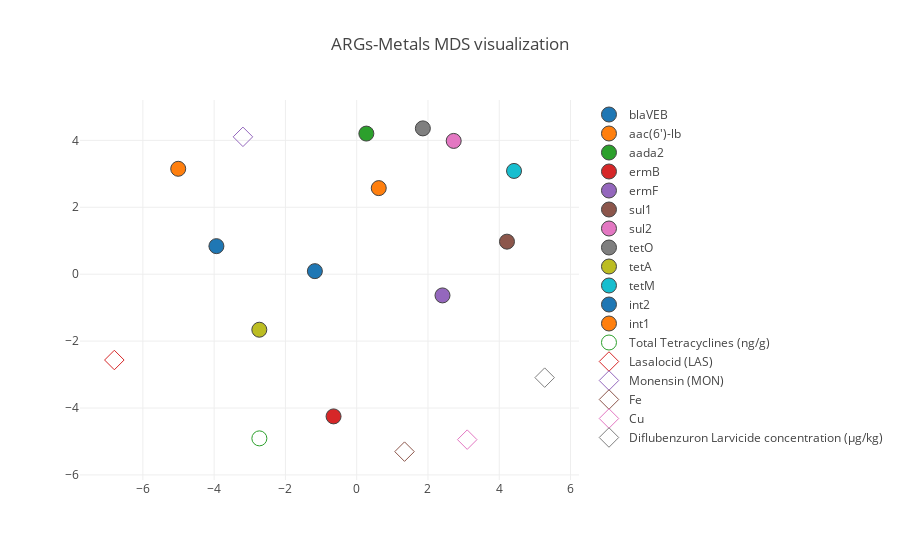

This figure's notebook cell:
### Code cell
# visualize
layout0 = dict(
    title="ARGs-Metals MDS visualization",
    xaxis=dict(zeroline=False),
    yaxis=dict(zeroline=False),
)

fig0 = dict(data=trace0, layout=layout0)
iplot(fig0, filename='basic-scatter-0')

### Figure 1 — Plotly figure (JSON) as saved in the notebook; plotly's stock layout.template omitted (floating-point values rounded to 4 significant figures)
{"data": [{"marker": {"line": {"width": 1}, "size": 15, "symbol": "circle"}, "mode": "markers", "name": "blaVEB", "type": "scatter", "uid": "013b1592-967d-11e8-b45d-14109fe1632b", "x": [-3.936], "y": [0.8385]}, {"marker": {"line": {"width": 1}, "size": 15, "symbol": "circle"}, "mode": "markers", "name": "aac(6')-lb", "type": "scatter", "uid": "013c64cc-967d-11e8-b70d-14109fe1632b", "x": [-5.008], "y": [3.15]}, {"marker": {"line": {"width": 1}, "size": 15, "symbol": "circle"}, "mode": "markers", "name": "aada2", "type": "scatter", "uid": "013c6a00-967d-11e8-a41b-14109fe1632b", "x": [0.2709], "y": [4.202]}, {"marker": {"line": {"width": 1}, "size": 15, "symbol": "circle"}, "mode": "markers", "name": "ermB", "type": "scatter", "uid": "013c6e4c-967d-11e8-bcc4-14109fe1632b", "x": [-0.6494], "y": [-4.25]}, {"marker": {"line": {"width": 1}, "size": 15, "symbol": "circle"}, "mode": "markers", "name": "ermF", "type": "scatter", "uid": "013c721e-967d-11e8-b655-14109fe1632b", "x": [2.407], "y": [-0.6345]}, {"marker": {"line": {"width": 1}, "size": 15, "symbol": "circle"}, "mode": "markers", "name": "sul1", "type": "scatter", "uid": "013c7702-967d-11e8-a3d8-14109fe1632b", "x": [4.217], "y": [0.9724]}, {"marker": {"line": {"width": 1}, "size": 15, "symbol": "circle"}, "mode": "markers", "name": "sul2", "type": "scatter", "uid": "013c7afe-967d-11e8-b043-14109fe1632b", "x": [2.722], "y": [3.983]}, {"marker": {"line": {"width": 1}, "size": 15, "symbol": "circle"}, "mode": "markers", "name": "tetO", "type": "scatter", "uid": "013c7f06-967d-11e8-8f6d-14109fe1632b", "x": [1.856], "y": [4.358]}, {"marker": {"line": {"width": 1}, "size": 15, "symbol": "circle"}, "mode": "markers", "name": "tetA", "type": "scatter", "uid": "013c82f6-967d-11e8-92af-14109fe1632b", "x": [-2.732], "y": [-1.66]}, {"marker": {"line": {"width": 1}, "size": 15, "symbol": "circle"}, "mode": "markers", "name": "tetM", "type": "scatter", "uid": "013c86e8-967d-11e8-9a7a-14109fe1632b", "x": [4.415], "y": [3.086]}, {"marker": {"line": {"width": 1}, "size": 15, "symbol": "circle"}, "mode": "markers", "name": "int2", "type": "scatter", "uid": "013c8aee-967d-11e8-86ea-14109fe1632b", "x": [-1.173], "y": [0.09114]}, {"marker": {"line": {"width": 1}, "size": 15, "symbol": "circle"}, "mode": "markers", "name": "int1", "type": "scatter", "uid": "013c8ed8-967d-11e8-8099-14109fe1632b", "x": [0.619], "y": [2.572]}, {"marker": {"line": {"width": 1}, "size": 15, "symbol": "circle-open"}, "mode": "markers", "name": "Total Tetracyclines (ng/g)", "type": "scatter", "uid": "013c92be-967d-11e8-9adc-14109fe1632b", "x": [-2.731], "y": [-4.907]}, {"marker": {"line": {"width": 1}, "size": 15, "symbol": "diamond-open"}, "mode": "markers", "name": "Lasalocid (LAS)", "type": "scatter", "uid": "013c9692-967d-11e8-85a6-14109fe1632b", "x": [-6.801], "y": [-2.565]}, {"marker": {"line": {"width": 1}, "size": 15, "symbol": "diamond-open"}, "mode": "markers", "name": "Monensin (MON)", "type": "scatter", "uid": "013c9aa2-967d-11e8-94b2-14109fe1632b", "x": [-3.192], "y": [4.105]}, {"marker": {"line": {"width": 1}, "size": 15, "symbol": "diamond-open"}, "mode": "markers", "name": "Fe", "type": "scatter", "uid": "013c9e62-967d-11e8-95a8-14109fe1632b", "x": [1.342], "y": [-5.303]}, {"marker": {"line": {"width": 1}, "size": 15, "symbol": "diamond-open"}, "mode": "markers", "name": "Cu", "type": "scatter", "uid": "013ca24a-967d-11e8-845c-14109fe1632b", "x": [3.101], "y": [-4.945]}, {"marker": {"line": {"width": 1}, "size": 15, "symbol": "diamond-open"}, "mode": "markers", "name": "Diflubenzuron Larvicide concentration (µg/kg)", "type": "scatter", "uid": "013ca61e-967d-11e8-85a1-14109fe1632b", "x": [5.274], "y": [-3.092]}], "layout": {"title": "ARGs-Metals MDS visualization", "xaxis": {"zeroline": false}, "yaxis": {"zeroline": false}}}
